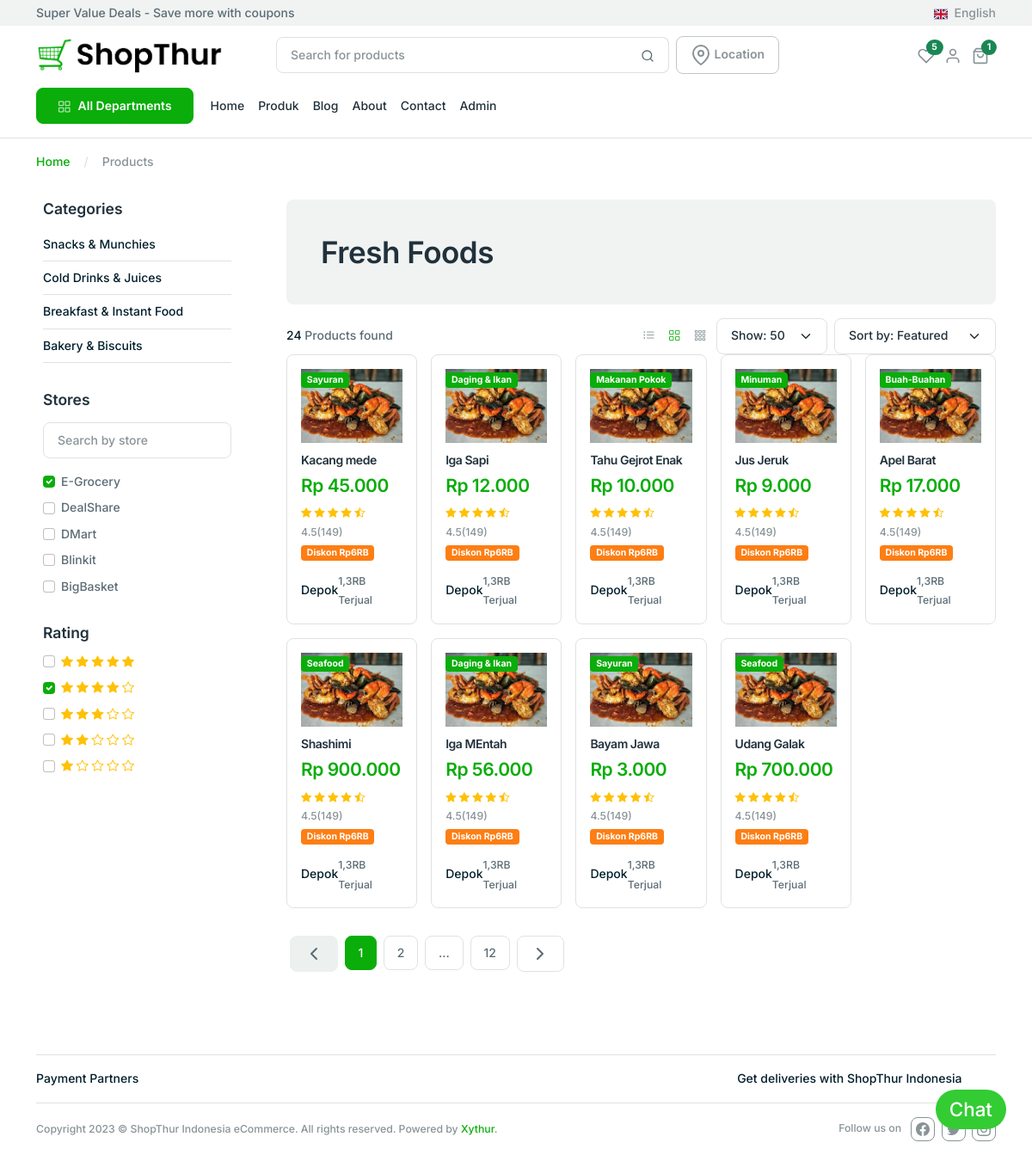
/produk.php, run on the app's committed database.
### tables this page shows
CREATE TABLE `produk` (
  `id` int(11) NOT NULL,
  `kode` varchar(45) NOT NULL,
  `nama` varchar(45) NOT NULL,
  `harga` double NOT NULL,
  `stok` int(11) NOT NULL,
  `jenis_produk` varchar(45) NOT NULL
);

### produk.php (the view, shortened to what this page needs)
<?php
	include_once 'templates/topbar.php';
	include_once 'templates/header.php';
  require_once 'dbkoneksi.php';
    $sql = "SELECT * FROM produk";
    $rs = $dbh->query($sql);
?>
<main>
    <div class="mt-4">
    <div class="container">
      <div class="row ">
        <div class="col-12">
          <nav aria-label="breadcrumb">
            <ol class="breadcrumb mb-0">
              <li class="breadcrumb-item"><a href="#!">Home</a></li>
              <li class="breadcrumb-item active" aria-current="page">Products</li>
            </ol>
          </nav>
        </div>
      </div>
    </div>
  </div>
  <div class=" mt-8 mb-lg-14 mb-8">
    <div class="container">
      <div class="row gx-10">
        <aside class="col-lg-3 col-md-4 mb-6 mb-md-0">
          <div class="offcanvas offcanvas-start offcanvas-collapse w-md-50 " tabindex="-1" id="offcanvasCategory" aria-labelledby="offcanvasCategoryLabel">
            <div class="offcanvas-body ps-lg-2 pt-lg-0">
            <div class="mb-8">
            <h5 class="mb-3">Categories</h5>
            <ul class="nav nav-category" id="categoryCollapseMenu">
              <li class="nav-item border-bottom w-100 collapsed" data-bs-toggle="collapse"
                data-bs-target="#flush-collapseTwo" aria-expanded="false" aria-controls="flush-collapseTwo"><a href="#"
                  class="nav-link">
                  Snacks &
                  Munchies <i class="feather-icon icon-chevron-right"></i>
                </a>
              </li>
              <li class="nav-item border-bottom w-100 collapsed" data-bs-toggle="collapse"
                data-bs-target="#flush-collapseFour" aria-expanded="false" aria-controls="flush-collapseFour"> <a
                  href="#" class="nav-link">Cold Drinks & Juices <i class="feather-icon icon-chevron-right"></i></a>
              </li>
              <li class="nav-item border-bottom w-100 collapsed" data-bs-toggle="collapse"
                data-bs-target="#flush-collapseFive" aria-expanded="false" aria-controls="flush-collapseFive"> <a
                  href="#" class="nav-link">Breakfast & Instant Food <i class="feather-icon icon-chevron-right"></i></a>
              </li>
              <li class="nav-item border-bottom w-100 collapsed" data-bs-toggle="collapse"
                data-bs-target="#flush-collapseSix" aria-expanded="false" aria-controls="flush-collapseSix"> <a href="#"
                  class="nav-link">Bakery & Biscuits <i class="feather-icon icon-chevron-right"></i></a>
              </li>
            </ul>
          </div>
          <div class="mb-8">
            <h5 class="mb-3">Stores</h5>
            <div class="my-4">
              <input type="search" class="form-control" placeholder="Search by store">
            </div>
            <div class="form-check mb-2">
              <input class="form-check-input" type="checkbox" value="" id="eGrocery" checked>
              <label class="form-check-label" for="eGrocery">
                E-Grocery
              </label>
            </div>
            <div class="form-check mb-2">
              <input class="form-check-input" type="checkbox" value="" id="DealShare">
              <label class="form-check-label" for="DealShare">
                DealShare
              </label>
            </div>
            <div class="form-check mb-2">
              <input class="form-check-input" type="checkbox" value="" id="Dmart">
              <label class="form-check-label" for="Dmart">
                DMart
              </label>
            </div>
            <div class="form-check mb-2">
              <input class="form-check-input" type="checkbox" value="" id="Blinkit">
              <label class="form-check-label" for="Blinkit">
                Blinkit
              </label>
            </div>
            <div class="form-check mb-2">
              <input class="form-check-input" type="checkbox" value="" id="BigBasket">
              <label class="form-check-label" for="BigBasket">
                BigBasket
              </label>
            </div>
          </div>
          <div class="mb-8">
            <h5 class="mb-3">Rating</h5>
            <div>
              <div class="form-check mb-2">
                <input class="form-check-input" type="checkbox" value="" id="ratingFive">
                <label class="form-check-label" for="ratingFive">
                  <i class="bi bi-star-fill text-warning"></i>
                  <i class="bi bi-star-fill text-warning "></i>
                  <i class="bi bi-star-fill text-warning "></i>
                  <i class="bi bi-star-fill text-warning "></i>
                  <i class="bi bi-star-fill text-warning "></i>
                </label>
              </div>
              <div class="form-check mb-2">
                <input class="form-check-input" type="checkbox" value="" id="ratingFour" checked>
                <label class="form-check-label" for="ratingFour">
                  <i class="bi bi-star-fill text-warning"></i>
                  <i class="bi bi-star-fill text-warning "></i>
                  <i class="bi bi-star-fill text-warning "></i>
                  <i class="bi bi-star-fill text-warning "></i>
                  <i class="bi bi-star text-warning"></i>
                </label>
              </div>
              <div class="form-check mb-2">
                <input class="form-check-input" type="checkbox" value="" id="ratingThree">
                <label class="form-check-label" for="ratingThree">
                  <i class="bi bi-star-fill text-warning"></i>
                  <i class="bi bi-star-fill text-warning "></i>
                  <i class="bi bi-star-fill text-warning "></i>
                  <i class="bi bi-star text-warning"></i>
                  <i class="bi bi-star text-warning"></i>
                </label>
              </div>
              <div class="form-check mb-2">
                <input class="form-check-input" type="checkbox" value="" id="ratingTwo">
                <label class="form-check-label" for="ratingTwo">
                  <i class="bi bi-star-fill text-warning"></i>
                  <i class="bi bi-star-fill text-warning"></i>
                  <i class="bi bi-star text-warning"></i>
                  <i class="bi bi-star text-warning"></i>
                  <i class="bi bi-star text-warning"></i>
                </label>
              </div>
              <div class="form-check mb-2">
                <input class="form-check-input" type="checkbox" value="" id="ratingOne">
                <label class="form-check-label" for="ratingOne">
                  <i class="bi bi-star-fill text-warning"></i>
                  <i class="bi bi-star text-warning"></i>
                  <i class="bi bi-star text-warning"></i>
                  <i class="bi bi-star text-warning"></i>
                  <i class="bi bi-star text-warning"></i>
                </label>
              </div>
            </div>
          </div>
          <div class="mb-8 position-relative">
            <div class="position-absolute p-5 py-8">
              <h3 class="mb-0 text-white">Fresh Coffee </h3>
              <p class="text-white">Get Upto 25% Off</p>
            </div>
          </div>
          </div>
        </div>
        </aside>
        <section class="col-lg-9 col-md-12">
          <div class="card mb-4 bg-light border-0">
            <div class=" card-body p-9">
              <h2 class="mb-0 fs-1">Fresh Foods</h2>
            </div>
          </div>
          <div class="d-lg-flex justify-content-between align-items-center">
            <div class="mb-3 mb-lg-0">
              <p class="mb-0"> <span class="text-dark">24 </span> Products found </p>
            </div>
            <div class="d-md-flex justify-content-between align-items-center">
              <div class="d-flex align-items-center justify-content-between">
              <div>
              <a href="#" class="text-muted me-3"><i class="bi bi-list-ul"></i></a>
              <a href="#" class=" me-3 active"><i class="bi bi-grid"></i></a>
              <a href="#" class="me-3 text-muted"><i class="bi bi-grid-3x3-gap"></i></a>
              </div>
            </div>
              <div class="d-flex mt-2 mt-lg-0">
                <div class="me-2 flex-grow-1">
                  <select class="form-select">
                    <option selected>Show: 50</option>
                  </select></div>
                <div>
                  <select class="form-select">
                    <option selected>Sort by: Featured</option>
                  </select></div>
              </div>
            </div>
          </div>
          <div class="row g-4 row-cols-lg-5 row-cols-2 row-cols-md-3">
            <?php
            foreach($rs as $row){
        ?>
        <div class="col">
        <a href="detail_produk.php?id=<?=$row['id']?>">
          <div class="card card-product">
            <div class="card-body">
              <div class="text-center position-relative">
                <div class="position-absolute top-0 start-0">
                  <span class="badge bg-primary">
                  <?php
                                if ($row['jenis_produk'] == "1") {
                                  echo "Makanan";
                                } elseif ($row['jenis_produk'] == "2") {
                                  echo "Minuman";
                                }elseif ($row['jenis_produk'] == "3") {
                                  echo "Makanan Pokok";
                                }elseif ($row['jenis_produk'] == "4") {
                                  echo "Sayuran";
                                }elseif ($row['jenis_produk'] == "5") {
                                  echo "Buah-Buahan	";
                                }elseif ($row['jenis_produk'] == "6") {
                                  echo "Daging & Ikan	";
                                }elseif ($row['jenis_produk'] == "7") {
                                  echo "Seafood";
                                } else {
                                  echo "Non Category";
                                }
                          ?>
            </span>
                </div>
                <a href="detail_produk.php?id=<?=$row['id']?>">
                  <img
                    src="assets/images/s4.jpeg"
                    alt="Grocery Ecommerce Template"
                    class="mb-3 img-fluid"/></a>
              </div>
              <h2 class="fs-6">
                <a href="detail_produk.php?id=<?=$row['id']?>"
                  class="text-inherit text-decoration-none"
                  ><?=$row['nama']?></a>
              </h2>
              <a href="detail_produk.php?id=<?=$row['id']?>">
              <h1 class="fs-4">
              <span class="text-primary">Rp <?php echo number_format($row['harga'],0,',','.'); ?></span>
              </h1>
              <div>
                <small class="text-warning">
                  <i class="bi bi-star-fill"></i>
                  <i class="bi bi-star-fill"></i>
                  <i class="bi bi-star-fill"></i>
                  <i class="bi bi-star-fill"></i>
                  <i class="bi bi-star-half"></i
                ></small>
                <span class="text-muted small">4.5(149)</span>
                <span class="badge bg-orange">Diskon Rp6RB</span>
              </div>
              </a>
              <div class="d-flex justify-content-between align-items-center mt-3">
              <div>
              <span class="text-dark">Depok</span>
              </div>
              <div>
                 <span><small>1,3RB Terjual</small></span>
              </div>
           </div>
            </div>
          </div>
        </div>
        <?php
            }
        ?>
          </div>
          <div class="row mt-8">
            <div class="col">
              <nav>
                <ul class="pagination">
                  <li class="page-item disabled">
                    <a class="page-link  mx-1 " href="#" aria-label="Previous">
                    <i data-feather="chevron-left"></i>
                    </a>
                  </li>
                  <li class="page-item "><a class="page-link  mx-1 active" href="#">1</a></li>
                  <li class="page-item"><a class="page-link mx-1 text-body" href="#">2</a></li>
                  <li class="page-item"><a class="page-link mx-1 text-body" href="#">...</a></li>
                  <li class="page-item"><a class="page-link mx-1 text-body" href="#">12</a></li>
                  <li class="page-item">
                    <a class="page-link mx-1 text-body" href="#" aria-label="Next">
                    <i data-feather="chevron-right"></i>
                    </a>
                  </li>
                </ul>
              </nav>
            </div>
          </div>
        </section>
      </div>
    </div>
  </div>
</main>
<?php
	include_once 'templates/footer.php';
	include_once 'templates/bottom.php';
?>

### data on the page
produk: jenis_produk "Sayuran", nama "Kacang mede", harga "45.000"
produk: jenis_produk "Daging & Ikan", nama "Iga Sapi", harga "12.000"
produk: jenis_produk "Makanan Pokok", nama "Tahu Gejrot Enak", harga "10.000"
produk: jenis_produk "Minuman", nama "Jus Jeruk", harga "9.000"
produk: jenis_produk "Buah-Buahan", nama "Apel Barat", harga "17.000"
produk: jenis_produk "Seafood", nama "Shashimi", harga "900.000"
produk: jenis_produk "Daging & Ikan", nama "Iga MEntah", harga "56.000"
produk: jenis_produk "Sayuran", nama "Bayam Jawa", harga "3.000"
produk: jenis_produk "Seafood", nama "Udang Galak", harga "700.000"
